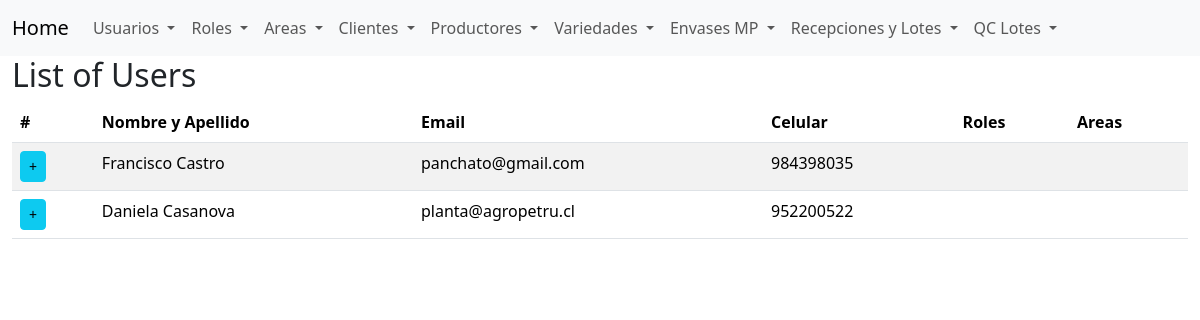
The page /list_users (signed in) on the database its author committed.
### app/models.py (models this page shows, shortened)
class User(UserMixin, BaseModel):
    __tablename__ = 'users'
    name = db.Column(db.String(64), nullable=False)
    last_name = db.Column(db.String(64), nullable=False)
    email = db.Column(db.String(64), unique=True, nullable=False)
    phone_number = db.Column(db.String(9), nullable=False)
    password_hash = db.Column(db.String(128))
    is_active = db.Column(db.Boolean, default=True, nullable=False)
    is_external = db.Column(db.Boolean, default=False, nullable=False)
    roles = db.relationship('Role', secondary=role_user, backref=db.backref('users', lazy='dynamic'))
    areas = db.relationship('Area', secondary=area_user, backref=db.backref('users', lazy='dynamic'))
    clients = db.relationship('Client', secondary=client_user, backref=db.backref('users', lazy='dynamic'))
    def has_role(self, role_name):
        return any(role.name == role_name for role in self.roles)

### app/routes.py (the view)
@app.route('/list_users')
@login_required
def list_users():
    users = User.query.all()  # Fetch all users from the database
    return render_template('list_users.html', users=users)

### app/models.py (called while the page is built)
@login_manager.user_loader
def load_user(user_id):
    return User.query.get(int(user_id))

### app/templates/list_users.html (shortened to what this page needs)
{% extends "base.html" %}
{% block content %}
<h2>List of Users</h2>
<table class="table table-striped">
    <thead>
        <tr>
            <th scope="col">#</th>
            <th scope="col">Nombre y Apellido</th>
            <th scope="col">Email</th>
            <th scope="col">Celular</th>
            <th scope="col">Roles</th>
            <th scope="col">Areas</th>
        </tr>
    </thead>
    <tbody>
        {% for user in users %}
        <tr>
            <td>
                <button class="btn btn-info btn-sm" type="button" data-bs-toggle="collapse" data-bs-target="#details{{ user.id }}" aria-expanded="false" aria-controls="details{{ user.id }}">
                    +</button>
            </td>
            <td>{{ user.name }} {{ user.last_name }}</td>
            <td>{{ user.email }}</td>
            <td>{{ user.phone_number }}</td>
            <td>
            </td>
            <td>
            </td>
        </tr>
        {% else %}
        <tr>
            <td colspan="7">No se encontraron usuarios en la base de datos.</td>
        </tr>
        {% endfor %}
    </tbody>
</table>
{% endblock %}

### rows shown on the page
User: name "Francisco", last_name "Castro", email "panchato@gmail.com", phone_number "984398035"
User: name "Daniela", last_name "Casanova", email "planta@agropetru.cl", phone_number "952200522"
